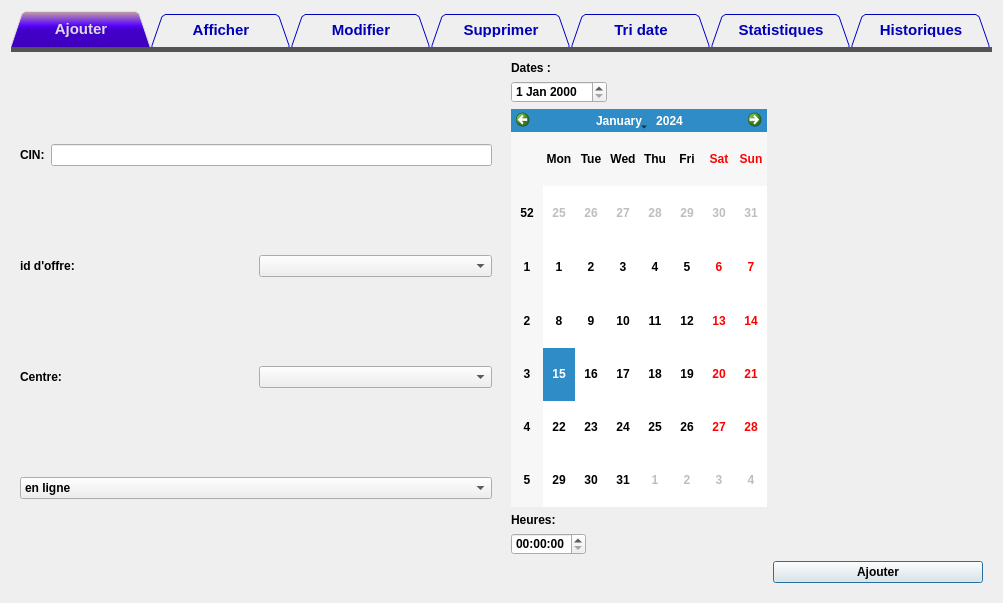
<?xml version="1.0" encoding="UTF-8"?>
<ui version="4.0">
 <class>WindowEntretiens</class>
 <widget class="QDialog" name="WindowEntretiens">
  <property name="geometry">
   <rect>
    <x>0</x>
    <y>0</y>
    <width>1003</width>
    <height>603</height>
   </rect>
  </property>
  <property name="windowTitle">
   <string>Gestion Entretiens</string>
  </property>
  <layout class="QHBoxLayout" name="horizontalLayout_7">
   <item>
    <widget class="QTabWidget" name="historique">
     <property name="font">
      <font>
       <weight>75</weight>
       <bold>true</bold>
      </font>
     </property>
     <property name="styleSheet">
      <string notr="true">#QWidget {

background:#404040;

}

QTabWidget::pane { /* The tab widget frame */

border-top: 5px solid #535353;

}

QTabWidget::tab-bar {

left: 0px; /* move to the right by 5px */

}

/* Style the tab using the tab sub-control. Note that it reads QTabBar _not_ QTabWidget */

QTabBar::tab {

background: #dcdcdc;

border: 2px solid #535353;

border-bottom-color: rgb(0, 0, 0); /* same as the pane color */

border-top-left-radius: 7px;

border-top-right-radius: 7px;

min-width: 120px;

padding: 8px;

color: rgb(0, 0, 184);

font-size:15px;

font-family:Arial, Helvetica, sans-serif;

}

QTabBar::tab:selected, QTabBar::tab:hover {

background: qlineargradient(x1: 0, y1: 0, x2: 0, y2: 1, stop: 0 #c3a1a1, stop: 0.4 rgb(85, 0, 255), stop: 0.5 rgb(67, 0, 202), stop: 1.0 #3f00bd);
color :white;
}

QTabBar::tab:selected {

border-color: rgb(0, 0, 0);

border-bottom-color: #535353; /* same as pane color */

color: #dcdcdc;

font-size:15px;

font-family:Arial, Helvetica, sans-serif;

}

QTabBar::tab:!selected {

margin-top: 2px; /* make non-selected tabs look smaller */

}

</string>
     </property>
     <property name="tabShape">
      <enum>QTabWidget::Triangular</enum>
     </property>
     <property name="currentIndex">
      <number>0</number>
     </property>
     <widget class="QWidget" name="tab">
      <attribute name="title">
       <string>Ajouter</string>
      </attribute>
      <layout class="QHBoxLayout" name="horizontalLayout_5">
       <item>
        <layout class="QVBoxLayout" name="verticalLayout_2">
         <item>
          <layout class="QHBoxLayout" name="horizontalLayout">
           <item>
            <widget class="QLabel" name="ent_label_2">
             <property name="font">
              <font>
               <weight>75</weight>
               <bold>true</bold>
              </font>
             </property>
             <property name="text">
              <string>CIN:</string>
             </property>
            </widget>
           </item>
           <item>
            <widget class="QLineEdit" name="ent_cin_aj">
             <property name="font">
              <font>
               <weight>75</weight>
               <bold>true</bold>
              </font>
             </property>
            </widget>
           </item>
          </layout>
         </item>
         <item>
          <layout class="QHBoxLayout" name="horizontalLayout_2">
           <item>
            <widget class="QLabel" name="ent_label_3">
             <property name="font">
              <font>
               <weight>75</weight>
               <bold>true</bold>
              </font>
             </property>
             <property name="text">
              <string>id d'offre:</string>
             </property>
            </widget>
           </item>
           <item>
            <widget class="QComboBox" name="ent_comboBox_O">
             <property name="font">
              <font>
               <weight>75</weight>
               <bold>true</bold>
              </font>
             </property>
            </widget>
           </item>
          </layout>
         </item>
         <item>
          <layout class="QHBoxLayout" name="horizontalLayout_4">
           <item>
            <widget class="QLabel" name="ent_label_6">
             <property name="font">
              <font>
               <weight>75</weight>
               <bold>true</bold>
              </font>
             </property>
             <property name="text">
              <string>Centre:</string>
             </property>
            </widget>
           </item>
           <item>
            <widget class="QComboBox" name="ent_comboBox_C">
             <property name="font">
              <font>
               <weight>75</weight>
               <bold>true</bold>
              </font>
             </property>
            </widget>
           </item>
          </layout>
         </item>
         <item>
          <layout class="QHBoxLayout" name="horizontalLayout_3">
           <item>
            <widget class="QComboBox" name="ent_type">
             <property name="font">
              <font>
               <weight>75</weight>
               <bold>true</bold>
              </font>
             </property>
             <item>
              <property name="text">
               <string>en ligne</string>
              </property>
             </item>
             <item>
              <property name="text">
               <string>presentiel</string>
              </property>
             </item>
            </widget>
           </item>
          </layout>
         </item>
        </layout>
       </item>
       <item>
        <widget class="QLabel" name="label_4">
         <property name="font">
          <font>
           <weight>75</weight>
           <bold>true</bold>
          </font>
         </property>
         <property name="text">
          <string/>
         </property>
        </widget>
       </item>
       <item>
        <layout class="QFormLayout" name="formLayout_6">
         <item row="1" column="0">
          <widget class="QLabel" name="ent_label">
           <property name="font">
            <font>
             <weight>75</weight>
             <bold>true</bold>
            </font>
           </property>
           <property name="text">
            <string>Dates :</string>
           </property>
          </widget>
         </item>
         <item row="2" column="0">
          <widget class="QDateEdit" name="ent_date_Aj">
           <property name="font">
            <font>
             <weight>75</weight>
             <bold>true</bold>
            </font>
           </property>
          </widget>
         </item>
         <item row="3" column="0">
          <widget class="QCalendarWidget" name="ent_calendrier">
           <property name="font">
            <font>
             <weight>75</weight>
             <bold>true</bold>
            </font>
           </property>
          </widget>
         </item>
         <item row="4" column="0">
          <widget class="QLabel" name="ent_label_9">
           <property name="font">
            <font>
             <weight>75</weight>
             <bold>true</bold>
            </font>
           </property>
           <property name="text">
            <string>Heures:</string>
           </property>
          </widget>
         </item>
         <item row="5" column="0">
          <widget class="QTimeEdit" name="ent_time_aj">
           <property name="font">
            <font>
             <weight>75</weight>
             <bold>true</bold>
            </font>
           </property>
          </widget>
         </item>
         <item row="6" column="0">
          <layout class="QFormLayout" name="formLayout_7"/>
         </item>
         <item row="6" column="1">
          <widget class="QPushButton" name="ent_ajouter">
           <property name="font">
            <font>
             <weight>75</weight>
             <bold>true</bold>
            </font>
           </property>
           <property name="text">
            <string>Ajouter</string>
           </property>
          </widget>
         </item>
        </layout>
       </item>
      </layout>
     </widget>
     <widget class="QWidget" name="tab_2">
      <attribute name="title">
       <string>Afficher</string>
      </attribute>
      <layout class="QGridLayout" name="gridLayout_3">
       <item row="0" column="1">
        <layout class="QHBoxLayout" name="horizontalLayout_8">
         <property name="spacing">
          <number>5</number>
         </property>
         <property name="leftMargin">
          <number>5</number>
         </property>
         <property name="topMargin">
          <number>5</number>
         </property>
         <property name="rightMargin">
          <number>5</number>
         </property>
         <property name="bottomMargin">
          <number>5</number>
         </property>
         <item>
          <layout class="QFormLayout" name="formLayout_2">
           <item row="0" column="0">
            <widget class="QLabel" name="ent_label_12">
             <property name="font">
              <font>
               <weight>75</weight>
               <bold>true</bold>
              </font>
             </property>
             <property name="text">
              <string>num:</string>
             </property>
            </widget>
           </item>
           <item row="0" column="1">
            <widget class="QLineEdit" name="ent_num_A">
             <property name="font">
              <font>
               <weight>75</weight>
               <bold>true</bold>
              </font>
             </property>
            </widget>
           </item>
           <item row="1" column="1">
            <widget class="QTableView" name="ent_table_e">
             <property name="font">
              <font>
               <weight>75</weight>
               <bold>true</bold>
              </font>
             </property>
            </widget>
           </item>
           <item row="2" column="1">
            <widget class="QPushButton" name="ent_email">
             <property name="font">
              <font>
               <weight>75</weight>
               <bold>true</bold>
              </font>
             </property>
             <property name="text">
              <string>Envoyer un mail </string>
             </property>
            </widget>
           </item>
          </layout>
         </item>
        </layout>
       </item>
      </layout>
     </widget>
     <widget class="QWidget" name="tab_3">
      <attribute name="title">
       <string>Modifier</string>
      </attribute>
      <layout class="QGridLayout" name="gridLayout">
       <item row="1" column="0">
        <layout class="QFormLayout" name="formLayout_4">
         <item row="0" column="0">
          <widget class="QLabel" name="ent_label_10">
           <property name="font">
            <font>
             <weight>75</weight>
             <bold>true</bold>
            </font>
           </property>
           <property name="text">
            <string>Num:</string>
           </property>
          </widget>
         </item>
         <item row="6" column="1">
          <widget class="QPushButton" name="ent_modifier">
           <property name="font">
            <font>
             <weight>75</weight>
             <bold>true</bold>
            </font>
           </property>
           <property name="text">
            <string>Modifier</string>
           </property>
          </widget>
         </item>
         <item row="5" column="1">
          <widget class="QTimeEdit" name="ent_time_M">
           <property name="font">
            <font>
             <weight>75</weight>
             <bold>true</bold>
            </font>
           </property>
          </widget>
         </item>
         <item row="4" column="1">
          <widget class="QDateEdit" name="ent_date_M">
           <property name="font">
            <font>
             <weight>75</weight>
             <bold>true</bold>
            </font>
           </property>
          </widget>
         </item>
         <item row="3" column="1">
          <widget class="QComboBox" name="ent_comboBox_M">
           <property name="font">
            <font>
             <weight>75</weight>
             <bold>true</bold>
            </font>
           </property>
           <item>
            <property name="text">
             <string>en ligne</string>
            </property>
           </item>
           <item>
            <property name="text">
             <string>presentiel</string>
            </property>
           </item>
          </widget>
         </item>
         <item row="0" column="1">
          <widget class="QLineEdit" name="ent_num_M">
           <property name="font">
            <font>
             <weight>75</weight>
             <bold>true</bold>
            </font>
           </property>
          </widget>
         </item>
         <item row="1" column="1">
          <widget class="QPushButton" name="ent_num_r">
           <property name="font">
            <font>
             <weight>75</weight>
             <bold>true</bold>
            </font>
           </property>
           <property name="text">
            <string>Recherche</string>
           </property>
          </widget>
         </item>
         <item row="5" column="0">
          <widget class="QLabel" name="label_5">
           <property name="font">
            <font>
             <weight>75</weight>
             <bold>true</bold>
            </font>
           </property>
           <property name="text">
            <string>heures:</string>
           </property>
          </widget>
         </item>
         <item row="4" column="0">
          <widget class="QLabel" name="label_11">
           <property name="font">
            <font>
             <weight>75</weight>
             <bold>true</bold>
            </font>
           </property>
           <property name="text">
            <string>Date :</string>
           </property>
          </widget>
         </item>
         <item row="3" column="0">
          <widget class="QLabel" name="label_7">
           <property name="font">
            <font>
             <weight>75</weight>
             <bold>true</bold>
            </font>
           </property>
           <property name="text">
            <string>Type:</string>
           </property>
          </widget>
         </item>
        </layout>
       </item>
      </layout>
     </widget>
     <widget class="QWidget" name="tab_4">
      <attribute name="title">
       <string>Supprimer</string>
      </attribute>
      <layout class="QGridLayout" name="gridLayout_2">
       <item row="4" column="0" colspan="2">
        <widget class="QPushButton" name="ent_Supprimer">
         <property name="font">
          <font>
           <weight>75</weight>
           <bold>true</bold>
          </font>
         </property>
         <property name="text">
          <string>supprimer</string>
         </property>
        </widget>
       </item>
       <item row="0" column="1">
        <widget class="QComboBox" name="ent_comboBox_S">
         <property name="font">
          <font>
           <weight>75</weight>
           <bold>true</bold>
          </font>
         </property>
        </widget>
       </item>
       <item row="0" column="0">
        <widget class="QLabel" name="label_16">
         <property name="font">
          <font>
           <weight>75</weight>
           <bold>true</bold>
          </font>
         </property>
         <property name="text">
          <string>Num:</string>
         </property>
        </widget>
       </item>
      </layout>
     </widget>
     <widget class="QWidget" name="tab_5">
      <attribute name="title">
       <string>Tri date</string>
      </attribute>
      <layout class="QVBoxLayout" name="verticalLayout_3">
       <item>
        <layout class="QGridLayout" name="gridLayout_6">
         <item row="1" column="1">
          <layout class="QVBoxLayout" name="verticalLayout_6">
           <item>
            <widget class="QTableView" name="ent_tri">
             <property name="font">
              <font>
               <weight>75</weight>
               <bold>true</bold>
              </font>
             </property>
            </widget>
           </item>
          </layout>
         </item>
         <item row="0" column="1">
          <widget class="QLineEdit" name="ent_offre_A">
           <property name="font">
            <font>
             <weight>75</weight>
             <bold>true</bold>
            </font>
           </property>
          </widget>
         </item>
         <item row="0" column="0">
          <widget class="QLabel" name="label_8">
           <property name="font">
            <font>
             <weight>75</weight>
             <bold>true</bold>
            </font>
           </property>
           <property name="text">
            <string>offre:</string>
           </property>
          </widget>
         </item>
        </layout>
       </item>
      </layout>
     </widget>
     <widget class="QWidget" name="tab_7">
      <attribute name="title">
       <string>Statistiques</string>
      </attribute>
      <layout class="QHBoxLayout" name="horizontalLayout_6">
       <item>
        <layout class="QGridLayout" name="gridLayout_8">
         <item row="0" column="0">
          <widget class="QLabel" name="label_13">
           <property name="font">
            <font>
             <weight>75</weight>
             <bold>true</bold>
            </font>
           </property>
           <property name="text">
            <string>ID ENTREPRISE:</string>
           </property>
          </widget>
         </item>
         <item row="1" column="1">
          <widget class="QProgressBar" name="ent_progressBar">
           <property name="font">
            <font>
             <weight>75</weight>
             <bold>true</bold>
            </font>
           </property>
           <property name="value">
            <number>24</number>
           </property>
          </widget>
         </item>
         <item row="0" column="1">
          <widget class="QComboBox" name="ent_comboBoxStat">
           <property name="font">
            <font>
             <weight>75</weight>
             <bold>true</bold>
            </font>
           </property>
          </widget>
         </item>
         <item row="2" column="1">
          <widget class="QProgressBar" name="ent_progressBar_2">
           <property name="font">
            <font>
             <weight>75</weight>
             <bold>true</bold>
            </font>
           </property>
           <property name="value">
            <number>24</number>
           </property>
          </widget>
         </item>
         <item row="1" column="0">
          <widget class="QLabel" name="label_14">
           <property name="font">
            <font>
             <weight>75</weight>
             <bold>true</bold>
            </font>
           </property>
           <property name="text">
            <string>Entretien Accepté:</string>
           </property>
          </widget>
         </item>
         <item row="2" column="0">
          <widget class="QLabel" name="label_15">
           <property name="font">
            <font>
             <weight>75</weight>
             <bold>true</bold>
            </font>
           </property>
           <property name="text">
            <string>Entretien Réfusé:</string>
           </property>
          </widget>
         </item>
        </layout>
       </item>
      </layout>
     </widget>
     <widget class="QWidget" name="tab_8">
      <attribute name="title">
       <string>Historiques</string>
      </attribute>
      <layout class="QGridLayout" name="gridLayout_4">
       <item row="0" column="0">
        <layout class="QVBoxLayout" name="verticalLayout">
         <item>
          <widget class="QTableView" name="ent_view_histo">
           <property name="font">
            <font>
             <weight>75</weight>
             <bold>true</bold>
            </font>
           </property>
          </widget>
         </item>
        </layout>
       </item>
      </layout>
     </widget>
    </widget>
   </item>
  </layout>
 </widget>
 <resources/>
 <connections>
  <connection>
   <sender>ent_calendrier</sender>
   <signal>clicked(QDate)</signal>
   <receiver>ent_date_Aj</receiver>
   <slot>setDate(QDate)</slot>
   <hints>
    <hint type="sourcelabel">
     <x>585</x>
     <y>276</y>
    </hint>
    <hint type="destinationlabel">
     <x>491</x>
     <y>176</y>
    </hint>
   </hints>
  </connection>
 </connections>
</ui>
